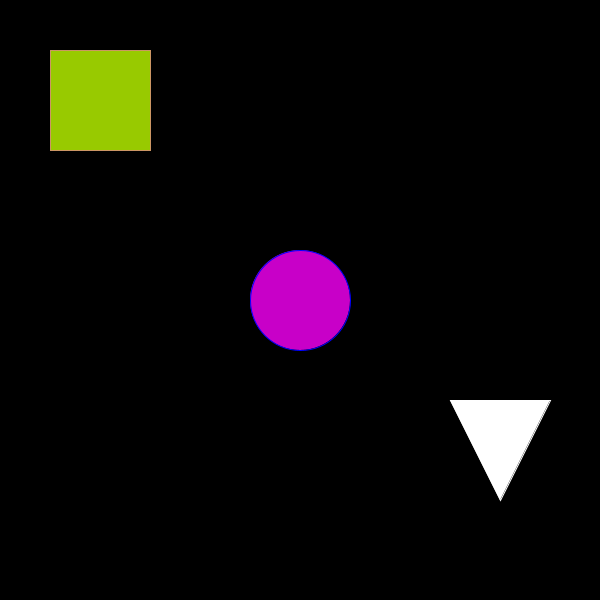
Frame 1 (no input)
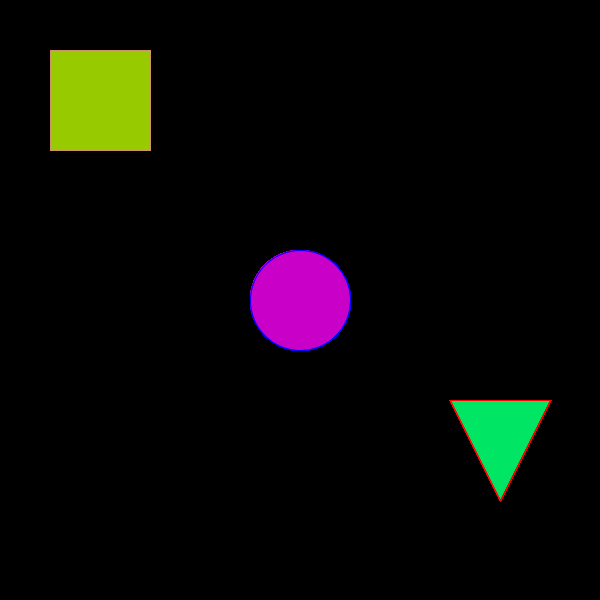
Frame 60 (the mouse pressed at the canvas centre just before this capture)
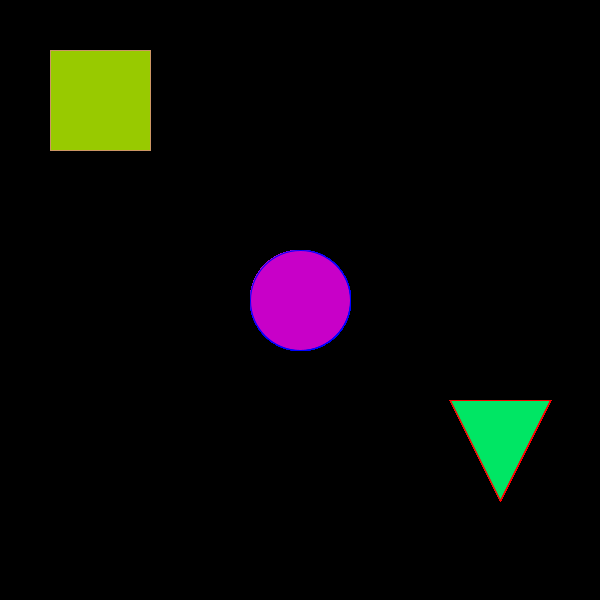
Frame 120 (the mouse held since frame 60 and released just before this capture)

The Processing sketch that drew these frames (run headless with seeded random() and noise(); from frame 60 on, the mouse is pressed at the canvas centre):

// Processing sketch: Exercicio 04
// ── Exercicio 04.pde
void setup() {  // setup() runs once
  size(600, 600);
  background(0);
  stroke(255);
  frameRate(60);
}

void draw(){
  triangle(500, 500, 450, 400, 550 , 400); //Triangulo
  fill(152,202,0);
  stroke(204, 150, 100);
  quad(50, 50, 150, 50, 150, 150, 50, 150); //Quadrado
  fill(200,0,200);
  stroke(0, 0, 255);
  
  //Ciculo centralizado
  translate(300,300);
  circle(0, 0, 100);
  fill(0,230,100);
  stroke(255, 0, 0);
  save("exercicio_01.png");
}
